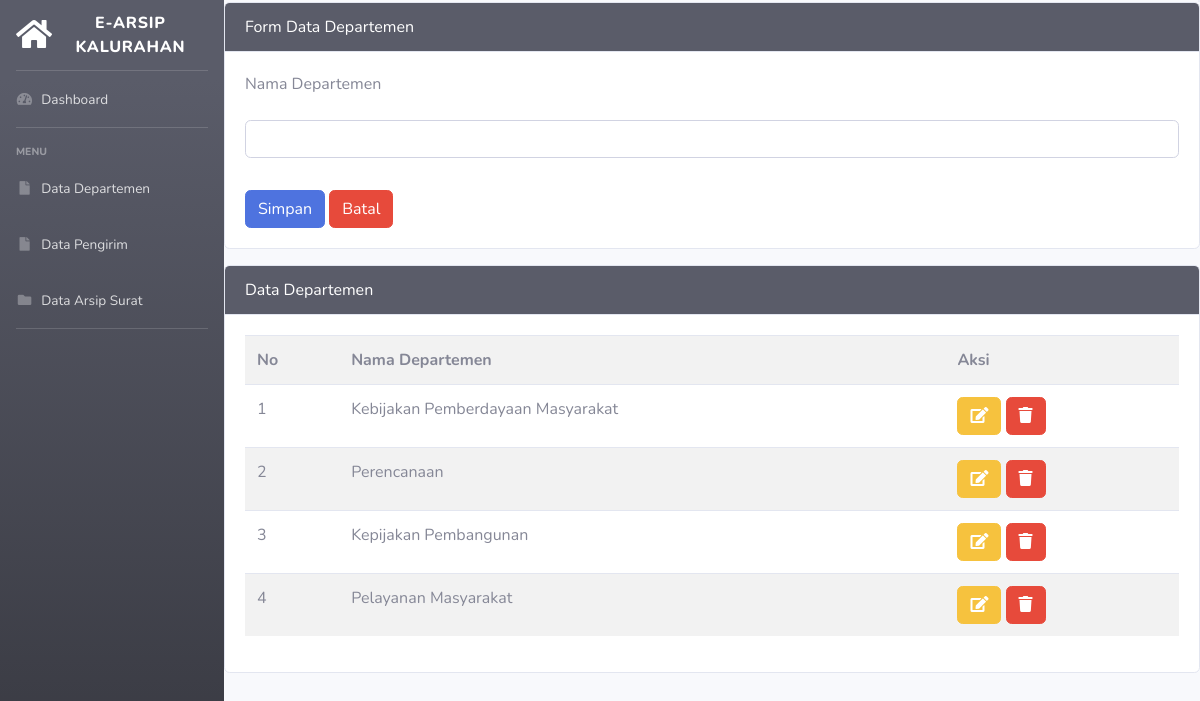
Screenshot of /menu/Departemen/departemen.php with the database file from the repository.
### tables this page shows
CREATE TABLE `tbl_departemen` (
  `id_departemen` int(11) NOT NULL,
  `nama_departemen` varchar(50) NOT NULL
);

### menu/Departemen/departemen.php (the view, shortened to what this page needs)
<!DOCTYPE html>
<html lang="en">
<head>
    <link href="vendor/fontawesome-free/css/all.min.css" rel="stylesheet" type="text/css">
    <link href="css/sb-admin-2.min.css" rel="stylesheet">
</head>
<body id="page-top">
    <div id="wrapper">
        <ul class="navbar-nav bg-gradient-dark sidebar sidebar-dark accordion" id="accordionSidebar">
            <a class="sidebar-brand d-flex align-items-center justify-content-center" href="login.php">
                <div class="sidebar-brand-icon">
                    <i class="fas fa-home"></i>
                </div>
                <div class="sidebar-brand-text mx-3">E-Arsip Kalurahan </div>
            </a>
            <hr class="sidebar-divider my-0">
            <li class="nav-item">
                <a class="nav-link" href="dashboard.php">
                    <i class="fas fa-fw fa-tachometer-alt"></i>
                    <span>Dashboard</span></a>
            </li>
            <hr class="sidebar-divider">
            <div class="sidebar-heading">
                Menu
            </div>
            <li class="nav-item">
                <a class="nav-link" href="admin.php?halaman=departemen">
                    <i class="fas fa-fw fa-file"></i>
                    <span>Data Departemen</span></a>
            </li>
            <li class="nav-item">
                <a class="nav-link" href="admin.php?halaman=pengirim_surat">
                    <i class="fas fa-fw fa-file"></i>
                    <span>Data Pengirim</span></a>
            </li>
            <li class="nav-item">
                <a class="nav-link" href="admin.php?halaman=arsip_surat">
                    <i class="fas fa-fw fa-folder"></i>
                    <span>Data Arsip Surat</span></a>
            </li>
            <hr class="sidebar-divider">
        </ul>
        <div id="content-wrapper" class="d-flex flex-column">
                <div class="card mt-0 ">
                  <div class="card-header bg-dark text-white border-5 ">
                    Form Data Departemen
                  </div>
                  <div class="card-body">
                    <form method="post" action="">
                      <div class="form-group">
                       <label for="nama_departemen">Nama Departemen</label>
                       <input type="text" class="form-control mt-3" id="nama_departemen" name="nama_departemen"
                       value="<?=@$vnama_departemen?>">
                      </div>
                      <button type="submit" name="bssimpan" class="btn btn-primary mt-3">Simpan</button>
                      <button type="reset" name="bbatal" class="btn btn-danger mt-3">Batal</button>
                  </form>
                  </div>
                </div>
                <div class="card mt-3">
                  <div class="card-header bg-dark text-white">
                    Data Departemen
                  </div>
                  <div class="card-body">
                    <table class="table table-borderd table-hovered table-striped">
                      <tr>
                        <th>No</th>
                        <th>Nama Departemen</th>
                        <th>Aksi</th>
                      </tr>
                      <?php
                          $tampil = mysqli_query($koneksi, "SELECT * from tbl_departemen order by
                            id_departemen desc");
                          $no = 1;
                          while ($data=mysqli_fetch_array($tampil)):
                      ?>
                      <tr>
                        <td><?=$no++?></td>
                        <td><?=$data['nama_departemen']?></td>
                        <td>
                          <a href="?halaman=departemen&hal=edit&id=<?=$data['id_departemen']?>" class="btn btn-warning btn-md" title="Ubah Data"><i class="fa fa-edit"> </i></a>
                            <a onclick="return confirm('Apakah anda yakin ingin menghapus data?')" href="?halaman=departemen&hal=hapus&id=<?=$data['id_departemen']?>" class="btn btn-danger btn-md" title="Hapus Data"><i class="fa fa-trash"> </i></a>
                        </td>
                      </tr>
                    <?php endwhile; ?>
                    </table>
                  </div>
                </div>
                </div>
</body>
</html>

### rows the page displays
tbl_departemen: nama_departemen "Kebijakan Pemberdayaan Masyarakat"
tbl_departemen: nama_departemen "Perencanaan"
tbl_departemen: nama_departemen "Kepijakan Pembangunan"
tbl_departemen: nama_departemen "Pelayanan Masyarakat"
